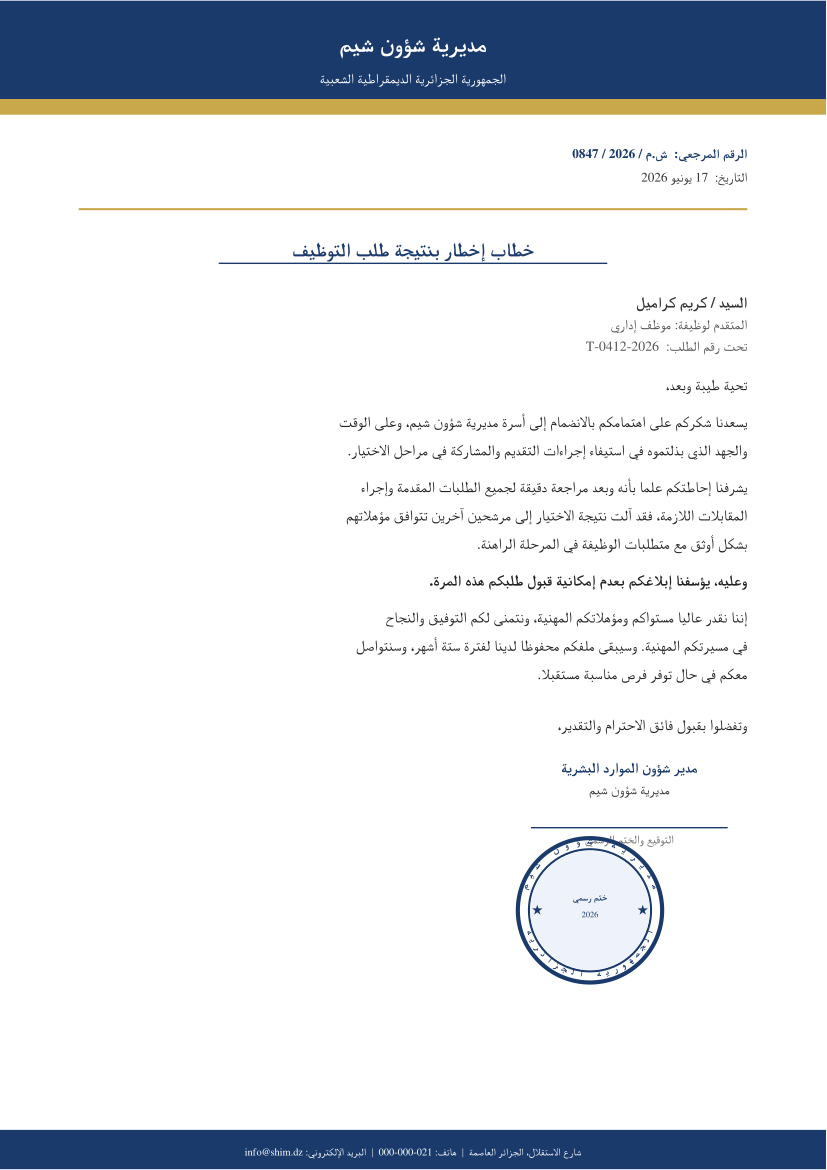

Python code for this plot:
#!/usr/bin/env python3
import arabic_reshaper
from bidi.algorithm import get_display
from reportlab.lib.pagesizes import A4
from reportlab.lib.units import cm
from reportlab.lib import colors
from reportlab.pdfgen import canvas
from reportlab.pdfbase import pdfmetrics
from reportlab.pdfbase.ttfonts import TTFont
import math

# Register fonts
pdfmetrics.registerFont(TTFont('FreeSerif', '/usr/share/fonts/truetype/freefont/FreeSerif.ttf'))
pdfmetrics.registerFont(TTFont('FreeSerifBold', '/usr/share/fonts/truetype/freefont/FreeSerifBold.ttf'))

def ar(text):
    """Reshape and apply bidi to Arabic text."""
    reshaped = arabic_reshaper.reshape(text)
    return get_display(reshaped)

def draw_stamp(c, cx, cy, radius=55):
    """Draw a circular official stamp."""
    # Outer circle
    c.setStrokeColor(colors.HexColor('#1a3a6b'))
    c.setLineWidth(3)
    c.circle(cx, cy, radius, stroke=1, fill=0)

    # Inner circle
    c.setLineWidth(1.5)
    c.circle(cx, cy, radius - 8, stroke=1, fill=0)

    # Fill center lightly
    c.setFillColor(colors.HexColor('#eef2fa'))
    c.circle(cx, cy, radius - 9, stroke=0, fill=1)

    # Draw text along the top arc
    c.setFillColor(colors.HexColor('#1a3a6b'))
    c.setFont('FreeSerifBold', 7)

    top_text = ar('مديرية شؤون شيم')
    angle_start = 160
    angle_end = 20
    arc_r = radius - 4

    # Place curved top text manually (approximate)
    chars = list(top_text)
    n = len(chars)
    angles = [math.radians(angle_start - i * (angle_start - angle_end) / max(n - 1, 1)) for i in range(n)]

    for i, ch in enumerate(chars):
        angle = angles[i]
        x = cx + arc_r * math.cos(angle)
        y = cy + arc_r * math.sin(angle)
        c.saveState()
        c.translate(x, y)
        c.rotate(math.degrees(angle) - 90)
        c.drawCentredString(0, 0, ch)
        c.restoreState()

    # Bottom arc text
    bottom_text = ar('الجمهورية الجزائرية')
    chars2 = list(bottom_text)
    n2 = len(chars2)
    angle_start2 = -160
    angle_end2 = -20

    angles2 = [math.radians(angle_start2 - i * (angle_start2 - angle_end2) / max(n2 - 1, 1)) for i in range(n2)]

    for i, ch in enumerate(chars2):
        angle = angles2[i]
        x = cx + arc_r * math.cos(angle)
        y = cy + arc_r * math.sin(angle)
        c.saveState()
        c.translate(x, y)
        c.rotate(math.degrees(angle) + 90)
        c.drawCentredString(0, 0, ch)
        c.restoreState()

    # Center emblem text
    c.setFont('FreeSerifBold', 6.5)
    c.setFillColor(colors.HexColor('#1a3a6b'))
    c.drawCentredString(cx, cy + 7, ar('ختم رسمي'))
    c.setFont('FreeSerif', 6)
    c.drawCentredString(cx, cy - 5, ar('2026'))

    # Star decorations on sides
    c.setFont('FreeSerif', 10)
    c.drawCentredString(cx - radius + 14, cy - 3, '★')
    c.drawCentredString(cx + radius - 14, cy - 3, '★')


def draw_letterhead(c, width, height):
    """Draw professional letterhead."""
    # Top navy bar
    c.setFillColor(colors.HexColor('#1a3a6b'))
    c.rect(0, height - 2.5*cm, width, 2.5*cm, stroke=0, fill=1)

    # Gold accent line
    c.setFillColor(colors.HexColor('#c9a84c'))
    c.rect(0, height - 2.5*cm - 0.4*cm, width, 0.4*cm, stroke=0, fill=1)

    # Ministry name in header
    c.setFillColor(colors.white)
    c.setFont('FreeSerifBold', 17)
    c.drawCentredString(width / 2, height - 1.3*cm, ar('مديرية شؤون شيم'))

    c.setFont('FreeSerif', 10)
    c.drawCentredString(width / 2, height - 2.1*cm, ar('الجمهورية الجزائرية الديمقراطية الشعبية'))

    # Bottom thin navy bar
    c.setFillColor(colors.HexColor('#1a3a6b'))
    c.rect(0, 0, width, 1*cm, stroke=0, fill=1)

    # Footer text
    c.setFillColor(colors.white)
    c.setFont('FreeSerif', 7.5)
    c.drawCentredString(width / 2, 0.35*cm, ar('شارع الاستقلال، الجزائر العاصمة  |  هاتف: 021-000-000  |  البريد الإلكتروني: info@shim.dz'))


def create_rejection_letter():
    output_path = '/home/user/-/rejection_letter.pdf'
    width, height = A4  # 595.27 x 841.89 points

    c = canvas.Canvas(output_path, pagesize=A4)
    c.setTitle('خطاب رفض توظيف')

    # Letterhead
    draw_letterhead(c, width, height)

    # Reference and date block (top right)
    margin_right = width - 2*cm
    top_y = height - 3.5*cm

    c.setFont('FreeSerif', 9.5)
    c.setFillColor(colors.HexColor('#555555'))

    ref_y = top_y - 0.5*cm
    c.setFont('FreeSerifBold', 9.5)
    c.setFillColor(colors.HexColor('#1a3a6b'))
    c.drawRightString(margin_right, ref_y, ar('الرقم المرجعي:  ش.م / 2026 / 0847'))

    date_y = ref_y - 0.6*cm
    c.setFont('FreeSerif', 9.5)
    c.setFillColor(colors.HexColor('#333333'))
    c.drawRightString(margin_right, date_y, ar('التاريخ:  17 يونيو 2026'))

    # Divider line
    c.setStrokeColor(colors.HexColor('#c9a84c'))
    c.setLineWidth(1.5)
    divider_y = date_y - 0.7*cm
    c.line(2*cm, divider_y, width - 2*cm, divider_y)

    # Subject / Title
    subject_y = divider_y - 1.2*cm
    c.setFont('FreeSerifBold', 14)
    c.setFillColor(colors.HexColor('#1a3a6b'))
    c.drawCentredString(width / 2, subject_y, ar('خطاب إخطار بنتيجة طلب التوظيف'))

    # Underline title
    c.setStrokeColor(colors.HexColor('#1a3a6b'))
    c.setLineWidth(1)
    title_width = 280
    c.line(width/2 - title_width/2, subject_y - 5, width/2 + title_width/2, subject_y - 5)

    # Addressee
    addr_y = subject_y - 1.3*cm
    c.setFont('FreeSerifBold', 11)
    c.setFillColor(colors.HexColor('#333333'))
    c.drawRightString(margin_right, addr_y, ar('السيد / كريم كراميل'))

    c.setFont('FreeSerif', 10)
    c.setFillColor(colors.HexColor('#555555'))
    c.drawRightString(margin_right, addr_y - 0.55*cm, ar('المتقدم لوظيفة: موظف إداري'))
    c.drawRightString(margin_right, addr_y - 1.1*cm, ar('تحت رقم الطلب:  2026-T-0412'))

    # Body text lines
    line_height = 0.72*cm
    body_y = addr_y - 2.1*cm
    right_margin = width - 2*cm
    left_margin = 2*cm
    font_size = 11

    def draw_ar_line(text, y, bold=False, center=False, size=None):
        fs = size if size else font_size
        fn = 'FreeSerifBold' if bold else 'FreeSerif'
        c.setFont(fn, fs)
        c.setFillColor(colors.HexColor('#222222'))
        rendered = ar(text)
        if center:
            c.drawCentredString(width / 2, y, rendered)
        else:
            c.drawRightString(right_margin, y, rendered)

    draw_ar_line('تحية طيبة وبعد،', body_y)
    body_y -= line_height * 1.3

    draw_ar_line('يسعدنا شكركم على اهتمامكم بالانضمام إلى أسرة مديرية شؤون شيم، وعلى الوقت', body_y)
    body_y -= line_height
    draw_ar_line('والجهد الذي بذلتموه في استيفاء إجراءات التقديم والمشاركة في مراحل الاختيار.', body_y)
    body_y -= line_height * 1.3

    draw_ar_line('يشرفنا إحاطتكم علمًا بأنه وبعد مراجعة دقيقة لجميع الطلبات المقدمة وإجراء', body_y)
    body_y -= line_height
    draw_ar_line('المقابلات اللازمة، فقد آلت نتيجة الاختيار إلى مرشحين آخرين تتوافق مؤهلاتهم', body_y)
    body_y -= line_height
    draw_ar_line('بشكل أوثق مع متطلبات الوظيفة في المرحلة الراهنة.', body_y)
    body_y -= line_height * 1.3

    draw_ar_line('وعليه، يؤسفنا إبلاغكم بعدم إمكانية قبول طلبكم هذه المرة.', body_y, bold=True)
    body_y -= line_height * 1.3

    draw_ar_line('إننا نُقدّر عاليًا مستواكم ومؤهلاتكم المهنية، ونتمنى لكم التوفيق والنجاح', body_y)
    body_y -= line_height
    draw_ar_line('في مسيرتكم المهنية. وسيبقى ملفكم محفوظًا لدينا لفترة ستة أشهر، وسنتواصل', body_y)
    body_y -= line_height
    draw_ar_line('معكم في حال توفّر فرص مناسبة مستقبلًا.', body_y)
    body_y -= line_height * 1.8

    draw_ar_line('وتفضلوا بقبول فائق الاحترام والتقدير،', body_y)
    body_y -= line_height * 1.5

    # Signature block
    sig_x = width - 5*cm
    sig_y = body_y

    c.setFont('FreeSerifBold', 10.5)
    c.setFillColor(colors.HexColor('#1a3a6b'))
    c.drawCentredString(sig_x, sig_y, ar('مدير شؤون الموارد البشرية'))
    c.setFont('FreeSerif', 10)
    c.setFillColor(colors.HexColor('#333333'))
    c.drawCentredString(sig_x, sig_y - 0.55*cm, ar('مديرية شؤون شيم'))

    # Signature line
    c.setStrokeColor(colors.HexColor('#1a3a6b'))
    c.setLineWidth(1)
    c.line(sig_x - 2.5*cm, sig_y - 1.4*cm, sig_x + 2.5*cm, sig_y - 1.4*cm)
    c.setFont('FreeSerif', 8.5)
    c.setFillColor(colors.HexColor('#666666'))
    c.drawCentredString(sig_x, sig_y - 1.8*cm, ar('التوقيع والختم الرسمي'))

    # Draw stamp near signature
    stamp_cx = sig_x - 1*cm
    stamp_cy = sig_y - 3.5*cm
    draw_stamp(c, stamp_cx, stamp_cy, radius=52)

    c.save()
    print(f'PDF created: {output_path}')


if __name__ == '__main__':
    create_rejection_letter()
